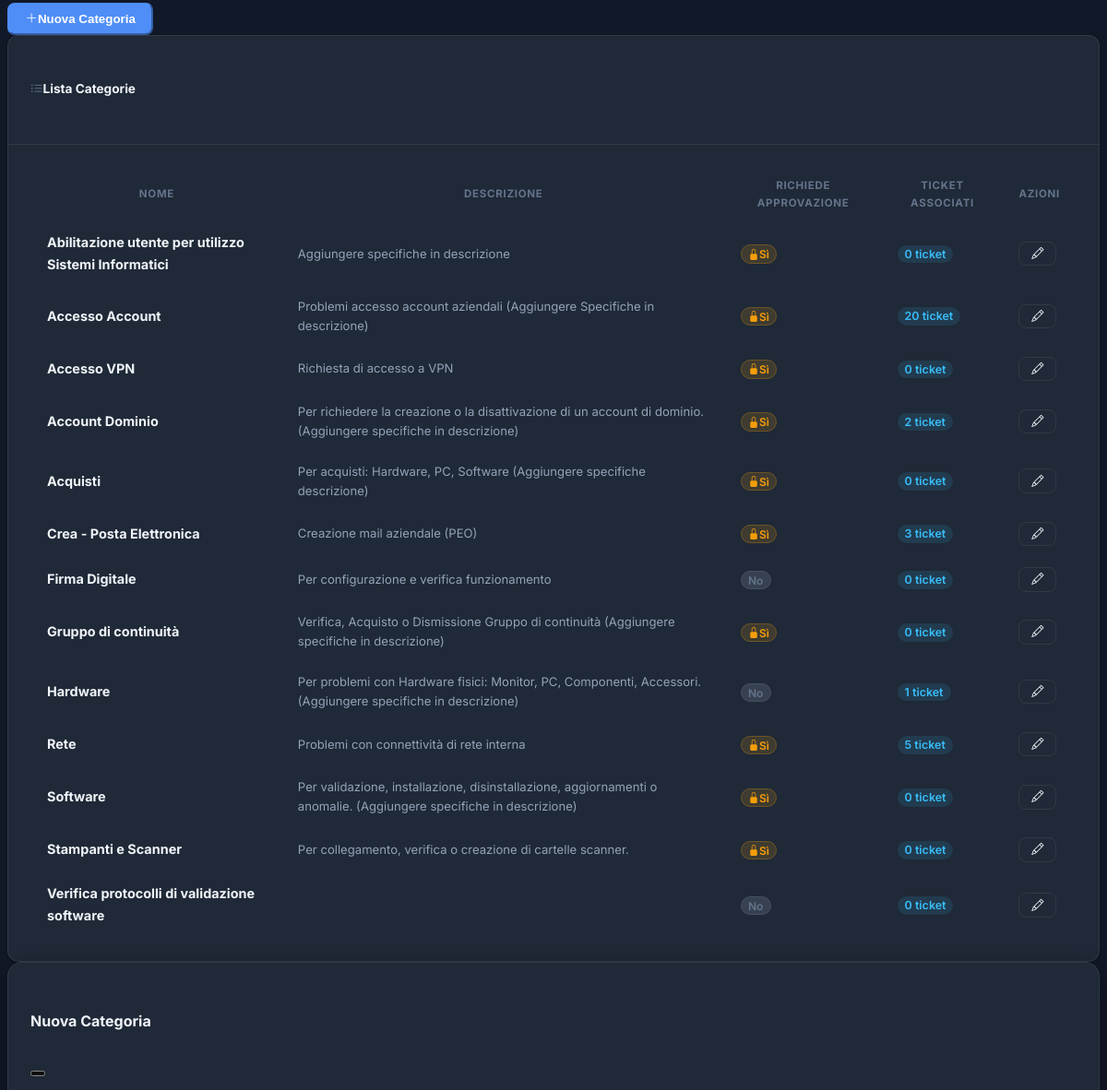
The app's page /admin/categories (signed in, middle part), older data.
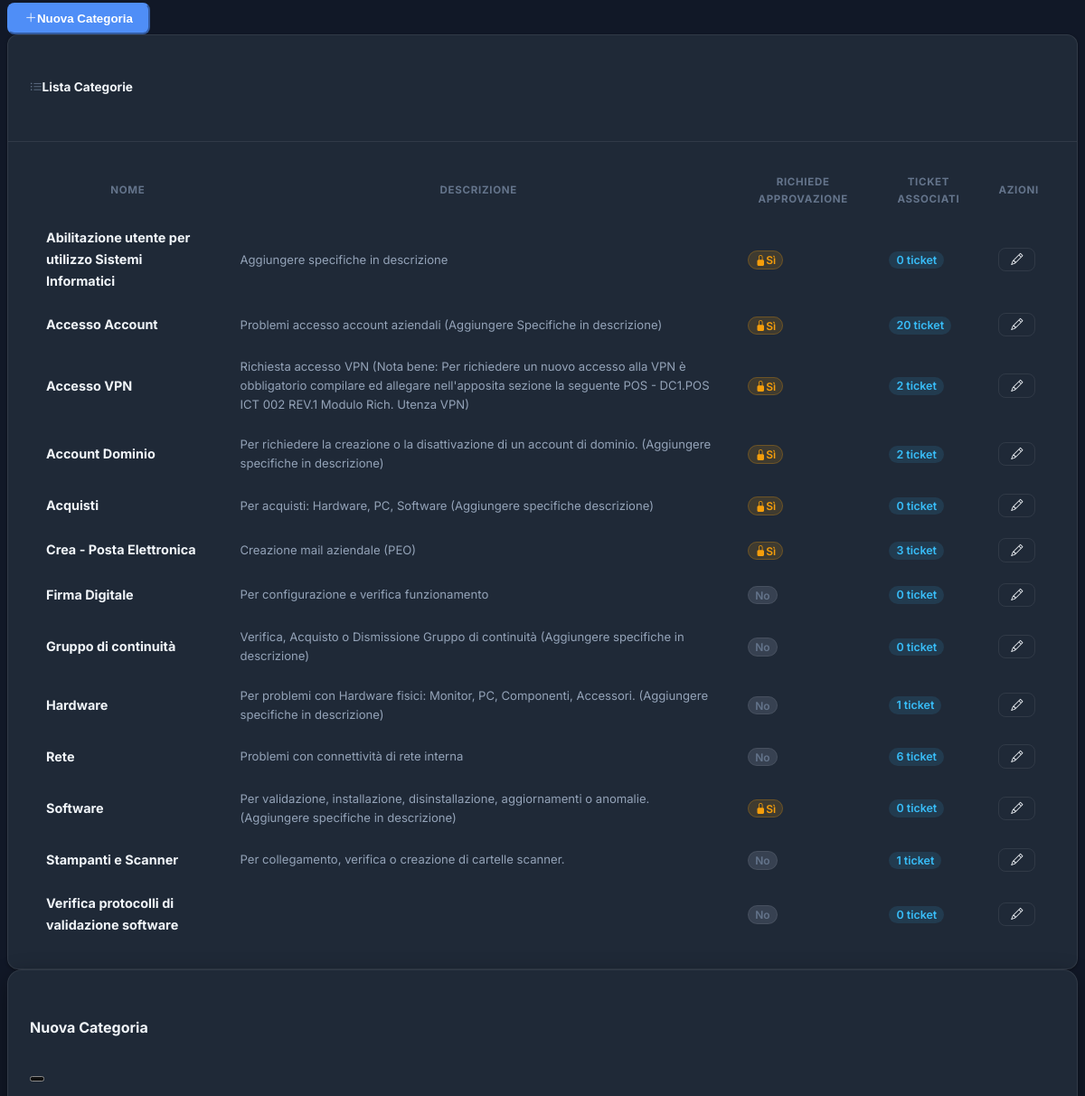
The same page, newer data.
### models.py (models this page shows, shortened)
class Category(db.Model):
    id = db.Column(db.Integer, primary_key=True)
    name = db.Column(db.String(100), unique=True, nullable=False)
    description = db.Column(db.Text)
    requires_approval = db.Column(db.Boolean, default=False)
    tickets = db.relationship('Ticket', backref='category_rel', lazy='dynamic')

### routes.py (the view)
    @app.route('/admin/categories')
    @login_required
    def category_list():
        if not current_user.is_admin():
            abort(403)
        categories = Category.query.order_by(Category.name).all()
        return render_template('admin/categories.html', categories=categories)

### models.py (called while the page is built)
@login_manager.user_loader
def load_user(user_id):
    return User.query.get(int(user_id))

    def is_admin(self):
        return self.role == UserRole.ADMIN

    def is_it(self):
        return self.role == UserRole.IT or self.role == UserRole.ADMIN

    def is_dept_manager(self):
        return self.role == UserRole.DEPT_MANAGER or self.role == UserRole.ADMIN

    def is_manager(self):
        return self.role == UserRole.MANAGER or self.role == UserRole.ADMIN

### templates/admin/categories.html (shortened to what the changed rows need)
{% extends "base.html" %}
{% block content %}
<div class="animate-fade-in">
    {% if categories %}
    <div class="card">
        <div class="card-body p-0">
            <div class="table-responsive">
                <table class="table table-hover mb-0">
                    <thead>
                        <tr>
                            <th>Nome</th>
                            <th>Descrizione</th>
                            <th>Richiede Approvazione</th>
                            <th>Ticket Associati</th>
                            <th>Azioni</th>
                        </tr>
                    </thead>
                    <tbody>
                        {% for category in categories %}
                        <tr>
                            <td><strong style="font-size:0.9rem">{{ category.name }}</strong></td>
                            <td style="font-size:0.82rem; color:var(--text-secondary)">{{ category.description }}</td>
                            <td>
                                {% if category.requires_approval %}
                                <span style="font-size:0.75rem; font-weight:600; color:var(--color-warning);
                                             background:rgba(245,158,11,.15); border:1px solid rgba(245,158,11,.25);
                                             padding:.1rem .45rem; border-radius:var(--radius-pill)">
                                    <i class="bi bi-lock-fill me-1"></i>Sì
                                </span>
                                {% else %}
                                <span style="font-size:0.75rem; font-weight:600; color:var(--text-muted);
                                             background:var(--surface-elevated); border:1px solid var(--surface-border);
                                             padding:.1rem .45rem; border-radius:var(--radius-pill)">
                                    No
                                </span>
                                {% endif %}
                            </td>
                            <td>
                                <span style="font-size:0.78rem; font-weight:600; color:var(--color-info);
                                             background:var(--color-info-soft); padding:.15rem .5rem;
                                             border-radius:var(--radius-pill)">
                                    {{ category.tickets.count() }} ticket
                                </span>
                            </td>
                            <td>
                                <button type="button" class="btn btn-action-secondary btn-sm"
                                    onclick="editCategory({{ category.id }}, '{{ category.name }}', '{{ category.description }}', {{ 'true' if category.requires_approval else 'false' }})"
                                    title="Modifica">
                                    <i class="bi bi-pencil"></i>
                                </button>
                            </td>
                        </tr>
                        {% endfor %}
                    </tbody>
                </table>
            </div>
        </div>
    </div>
    {% endif %}
</div>
{% endblock %}

Row changes from the older to the newer data that the page shows:
changed Category "Accesso VPN": description "Richiesta di accesso a VPN" → "Richiesta accesso VPN (Nota bene: Per richiedere un nuovo accesso alla VPN è obbligatorio compilare ed allegare nell'apposita sezione la seguente POS - DC1.POS ICT 002 REV.1 Modulo Rich. Utenza VPN)"; tickets.count "0" → "2"
changed Category "Gruppo di continuità": requires_approval "Sì" → "No"
changed Category "Rete": tickets.count "5" → "6"; requires_approval "Sì" → "No"
changed Category "Stampanti e Scanner": tickets.count "0" → "1"; requires_approval "Sì" → "No"
